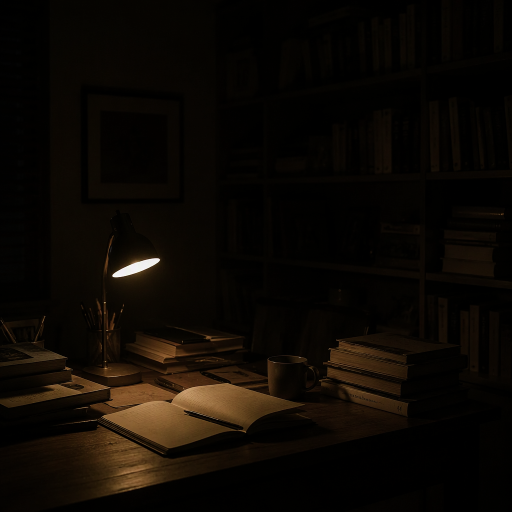
#> input picture 应用层项目/图像增强应用/assets/lowlight.png, 1024 x 1024 px (shown at 1/2 size)
$ python demo.py
#> lines starting #> are read from the running program, lines starting #| are printed output that depends on the picture; after the words box and inside, x2 and y2 are one past the last pixel; in counts of white or black regions, pixels touching at a corner belong together
#> in main, img is the input picture: shape (1024, 1024, 3); mean B, G, R 3.7, 8.5, 13
# -*- coding: utf-8 -*-
"""图像增强应用：暗光图的三种增强方案对比，用亮度分布与信息熵量化提升。

思路：
    1. LAB 空间只对亮度通道做 CLAHE，避免色偏；
    2. Gamma 校正（γ<1）抬升暗部，并做一次亮度直方图均衡作对照；
    3. 用平均亮度、亮度标准差、信息熵、暗部像素占比量化增强前后；
    4. 输出四宫格对比图与直方图对照，说明各自适用场景。

核心函数：cv2.createCLAHE / cv2.LUT（gamma）/ cv2.calcHist
输出：output/enhance.png、enhance_hist.png
"""

import argparse
import os
import sys

try:
    import cv2
    import numpy as np
except ImportError:  # pragma: no cover
    sys.exit("缺少依赖：pip install opencv-contrib-python numpy")

HERE = os.path.dirname(os.path.abspath(__file__))
PROJ = os.path.dirname(HERE)
ASSETS = os.path.join(PROJ, "assets")
OUT = os.path.join(PROJ, "output")

GAMMA = 0.45


def out_path(name):
    os.makedirs(OUT, exist_ok=True)
    return os.path.join(OUT, name)


def entropy(img):
    gray = cv2.cvtColor(img, cv2.COLOR_BGR2GRAY) if img.ndim == 3 else img
    hist = cv2.calcHist([gray], [0], None, [256], [0, 256]).ravel()
    p = hist / max(hist.sum(), 1)
    p = p[p > 0]
    return float(-(p * np.log2(p)).sum())


def stats(img, tag):
    gray = cv2.cvtColor(img, cv2.COLOR_BGR2GRAY)
    dark = float((gray < 60).mean() * 100)
    print("%-22s 平均亮度 %6.1f  对比度(std) %5.1f  熵 %4.2f  暗部占比 %4.1f%%"
          % (tag, gray.mean(), gray.std(), entropy(img), dark))
    return gray.mean(), gray.std(), entropy(img), dark


def gamma_correct(img, gamma):
    table = np.array([((i / 255.0) ** gamma) * 255 for i in range(256)]).astype(np.uint8)
    return cv2.LUT(img, table)


def clahe_lab(img, clip=3.0, grid=8):
#> called with clip = 3, grid = 8
    lab = cv2.cvtColor(img, cv2.COLOR_BGR2LAB)
#> lab: shape (1024, 1024, 3); mean of channels 0, 1, 2 8.6, 129.2, 131.2
    l, a, b = cv2.split(lab)
    l = cv2.createCLAHE(clipLimit=clip, tileGridSize=(grid, grid)).apply(l)
    return cv2.cvtColor(cv2.merge([l, a, b]), cv2.COLOR_LAB2BGR)
#> in gamma_correct, `table = np.array([((i / 255.0) ** gamma) * 255 for i in range(256)]).a..`: table = 256 values from 0 to 255


def blend_gamma(img, alpha=0.55):
    """gamma 提亮 + 原图按比例混合，暗部提上来又不至于把亮部冲爆。"""
#> called with alpha = 0.55
    return cv2.addWeighted(gamma_correct(img, GAMMA), alpha, img, 1 - alpha, 0)
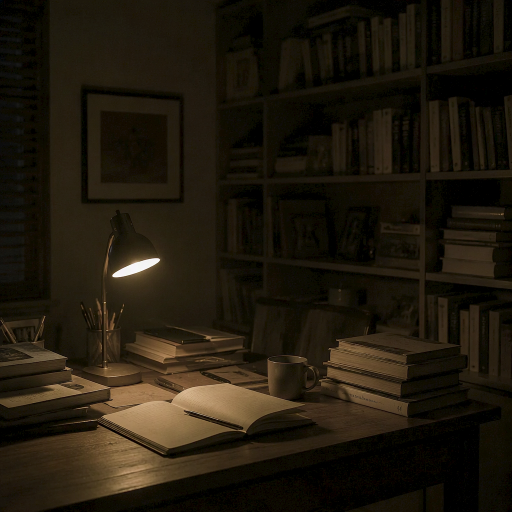
#> returned value: shape (1024, 1024, 3) (shown at 1/2 size); mean of channels 0, 1, 2 13.2, 25.4, 32.4; drawn as B, G, R


def label(img, text, size=(400, 300)):
    out = cv2.resize(img, size)
    cv2.rectangle(out, (0, 0), (out.shape[1], 34), (0, 0, 0), -1)
    cv2.putText(out, text, (8, 24), cv2.FONT_HERSHEY_SIMPLEX, 0.55, (0, 255, 255), 2)
    return out


def hist_image(img, size=(500, 260)):
    w, h = size
    canvas = np.full((h, w, 3), 255, np.uint8)
    gray = cv2.cvtColor(img, cv2.COLOR_BGR2GRAY)
    hist = cv2.calcHist([gray], [0], None, [256], [0, 256]).ravel()
    hist = np.log1p(hist) / max(np.log1p(hist).max(), 1e-6)
    pts = [(int(20 + i * (w - 40) / 255), int(h - 20 - hist[i] * (h - 50))) for i in range(256)]
    for a, b in zip(pts[:-1], pts[1:]):
        cv2.line(canvas, a, b, (60, 90, 200), 1)
    cv2.putText(canvas, "brightness histogram (log)", (14, 22), cv2.FONT_HERSHEY_SIMPLEX, 0.55, (20, 20, 20), 1)
    return canvas


def main():
    ap = argparse.ArgumentParser(description="暗光图像增强对比")
    ap.add_argument("--input", default=os.path.join(ASSETS, "lowlight.png"))
    ap.add_argument("--gamma", type=float, default=GAMMA)
    ap.add_argument("--display", action="store_true")
    args = ap.parse_args()

    img = cv2.imread(args.input)
    if img is None:
        sys.exit("读不到输入图：%s" % args.input)

    results = {
        "original": img,
        "CLAHE(LAB)": clahe_lab(img),
        "gamma %.2f" % args.gamma: gamma_correct(img, args.gamma),
        "gamma+blend": blend_gamma(img),
    }
    for tag, out in results.items():
        stats(out, tag)
#> this loop made 4 passes
#> (tag, dark in stats) on passes 1 to 4: ('original', 96.08), ('CLAHE(LAB)', 91.79), ('gamma 0.45', 84.17), ('gamma+blend', 91.42)
#| original               平均亮度    9.3  对比度(std)  20.9  熵 4.23  暗部占比 96.1%
#| CLAHE(LAB)             平均亮度   24.2  对比度(std)  32.5  熵 4.58  暗部占比 91.8%
#| gamma 0.45             平均亮度   39.8  对比度(std)  35.4  熵 5.64  暗部占比 84.2%
#| gamma+blend            平均亮度   26.1  对比度(std)  28.2  熵 5.39  暗部占比 91.4%

    keys = list(results)
#> keys = ['original', 'CLAHE(LAB)', 'gamma 0.45', 'gamma+blend']
    grid = np.vstack([
        np.hstack([label(results[keys[0]], keys[0]), label(results[keys[1]], keys[1])]),
        np.hstack([label(results[keys[2]], keys[2]), label(results[keys[3]], keys[3])]),
    ])
#> in label, `cv2.rectangle(out, (0, 0), (out.shape[1], 34), (0, 0, 0), -1)`: out: shape (300, 400, 3); mean B, G, R 3.6, 8.2, 12.5
#> in label, `cv2.putText(out, text, (8, 24), cv2.FONT_HERSHEY_SIMPLEX, 0.55, (0, 25..`: out: shape (300, 400, 3); mean B, G, R 3.6, 9.2, 13.5
#> call 2 of label, with text = 'CLAHE(LAB)', size = (400, 300)
#> in label (call 2), `cv2.rectangle(out, (0, 0), (out.shape[1], 34), (0, 0, 0), -1)`: out: shape (300, 400, 3); mean B, G, R 17.6, 22, 26.5
#> in label (call 2), `cv2.putText(out, text, (8, 24), cv2.FONT_HERSHEY_SIMPLEX, 0.55, (0, 25..`:
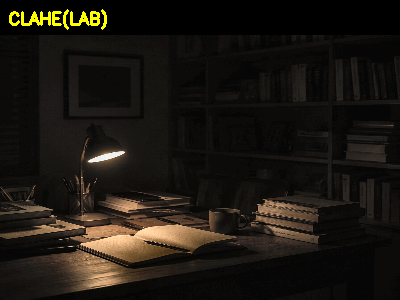
#> out: shape (300, 400, 3); mean B, G, R 17.6, 23.7, 28.2
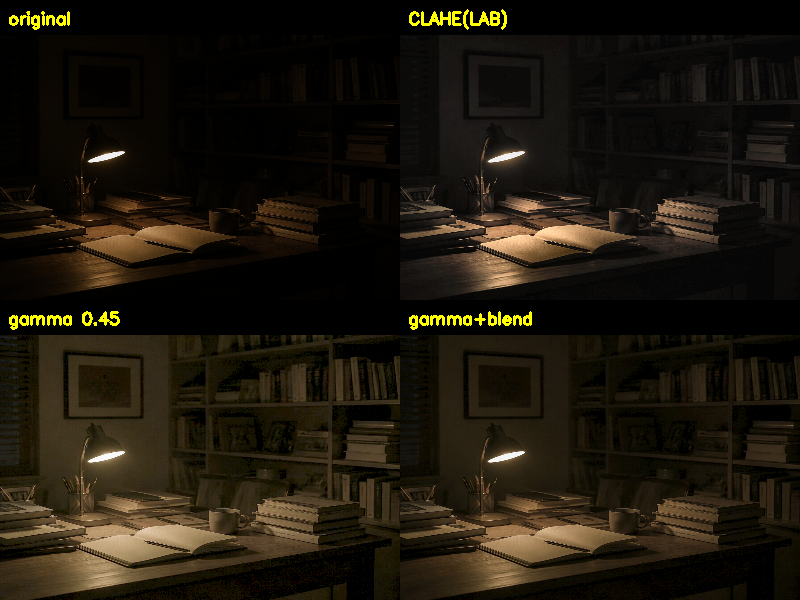
#> grid: shape (600, 800, 3); mean of channels 0, 1, 2 13.3, 23.9, 29.9; drawn as B, G, R
    cv2.imwrite(out_path("enhance.png"), grid)

    hist = np.hstack([hist_image(results["original"])])
#> in hist_image, `hist = cv2.calcHist([gray], [0], None, [256], [0, 256]).ravel()`: hist = 256 values, max 240586 at index 1, min 0 at index 174, mean 4096
#> in hist_image, `hist = np.log1p(hist) / max(np.log1p(hist).max(), 1e-6)`: hist = 256 values, max 1 at index 1, min 0 at index 174, mean 0.379
#> in hist_image, `pts = [(int(20 + i * (w - 40) / 255), int(h - 20 - hist[i] * (h - 50))..`: pts = 256 pairs, first value 20 to 480, second value 30 to 240
#> the loop in hist_image, `for a, b in zip(pts[:-1], pts[1:]):` made 255 passes
#> (a, b) on passes 1 to 3: ((20, 36), (21, 30)), ((21, 30), (23, 46)), ((23, 46), (25, 51))
#> in hist_image, `cv2.putText(canvas, "brightness histogram (log)", (14, 22), cv2.FONT_H..`: canvas: shape (260, 500, 3); mean of channels 0, 1, 2 252, 252.3, 253.5
    hist = np.vstack([hist, hist_image(results["CLAHE(LAB)"]), hist_image(results["gamma+blend"])])
#> call 2 of hist_image, with size = (500, 260)
#> in hist_image (call 2), `hist = cv2.calcHist([gray], [0], None, [256], [0, 256]).ravel()`: hist = 256 values, max 287940 at index 11, min 0 at index 0, mean 4096
#> in hist_image (call 2), `hist = np.log1p(hist) / max(np.log1p(hist).max(), 1e-6)`: hist = 256 values, max 1 at index 11, min 0 at index 0, mean 0.495
#> the loop in hist_image (call 2), `for a, b in zip(pts[:-1], pts[1:]):` made 255 passes
#> (a, b) on passes 1 to 3: ((20, 240), (21, 240)), ((21, 240), (23, 174)), ((23, 174), (25, 159))
#> in hist_image (call 2), `cv2.putText(canvas, "brightness histogram (log)", (14, 22), cv2.FONT_H..`:
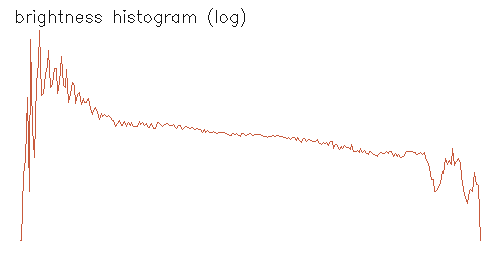
#> canvas: shape (260, 500, 3); mean of channels 0, 1, 2 251.6, 252, 253.4; drawn as B, G, R
#> call 3 of hist_image, with size = (500, 260)
#> in hist_image (call 3), `w, h = size`: w = 500; h = 260
#> in hist_image (call 3), `canvas = np.full((h, w, 3), 255, np.uint8)`: canvas: shape (260, 500, 3); every value is 255
#> in hist_image (call 3), `gray = cv2.cvtColor(img, cv2.COLOR_BGR2GRAY)`:
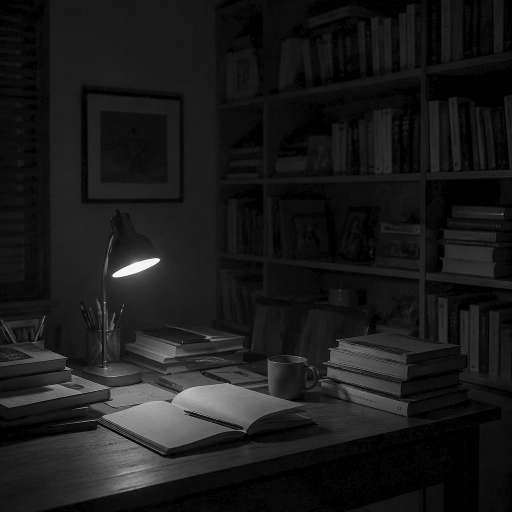
#> gray: shape (1024, 1024) (shown at 1/2 size); min 0, max 254, mean 26.1
#> in hist_image (call 3), `hist = cv2.calcHist([gray], [0], None, [256], [0, 256]).ravel()`: hist = 256 values, max 132445 at index 11, min 0 at index 2, mean 4096
#> in hist_image (call 3), `hist = np.log1p(hist) / max(np.log1p(hist).max(), 1e-6)`: hist = 256 values, max 1 at index 11, min 0 at index 2, mean 0.467
#> the loop in hist_image (call 3), `for a, b in zip(pts[:-1], pts[1:]):` made 255 passes
#> (a, b) on passes 1 to 3: ((20, 30), (21, 150)), ((21, 150), (23, 240)), ((23, 240), (25, 240))
#> after the loop in hist_image (call 3), `for a, b in zip(pts[:-1], pts[1:]):`:
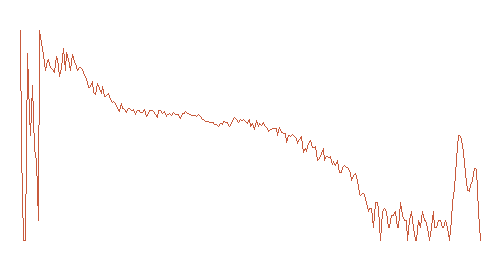
#> canvas: shape (260, 500, 3); mean of channels 0, 1, 2 251.6, 252.1, 254; drawn as B, G, R
#> in hist_image (call 3), `cv2.putText(canvas, "brightness histogram (log)", (14, 22), cv2.FONT_H..`: canvas: shape (260, 500, 3); 0.4% of pixels changed, all inside (x1, y1, x2, y2) = (16, 8, 245, 27)
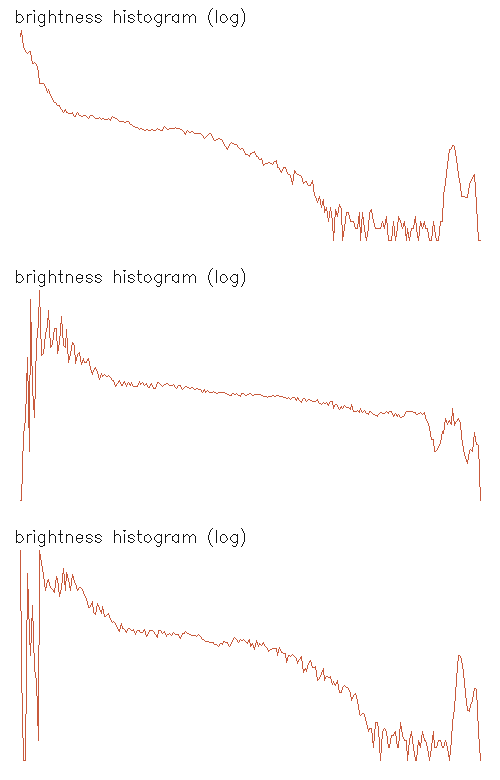
#> hist: shape (780, 500, 3); mean of channels 0, 1, 2 251.4, 251.8, 253.3; drawn as B, G, R
    cv2.imwrite(out_path("enhance_hist.png"), hist)
    print("已保存 output/enhance.png、enhance_hist.png")

    if args.display:
        cv2.imshow("enhance", grid)
        cv2.waitKey(0)
        cv2.destroyAllWindows()


if __name__ == "__main__":
    main()
